Frame 1 (no input): blank canvas, image omitted
Frame 60 (the mouse pressed at the canvas centre just before this capture): blank canvas, image omitted
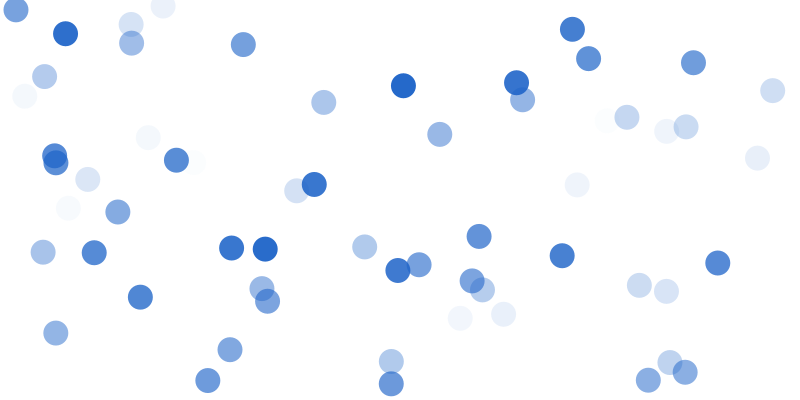
Frame 120 (the mouse held since frame 60 and released just before this capture)

The Processing sketch whose frames 1 and 60 were blank and that drew this single picture after the mouse press (run headless with seeded random() and noise(); from frame 60 on, the mouse is pressed at the canvas centre):

// Processing sketch: processing_13293
// ── processing_13293.pde

void setup(){
  frameRate(20); 
  size(800,400); 
  background(255);
  noStroke();
}
 
void draw(){
  a();
}
void a (){
  if (mousePressed){
  fill(30,100,200,random(255)); 
   ellipse(random(width),random(height),map(mouseX,0,width,0,50),
   map(mouseX,0,width,0,50));
  }
}
           
                                                
